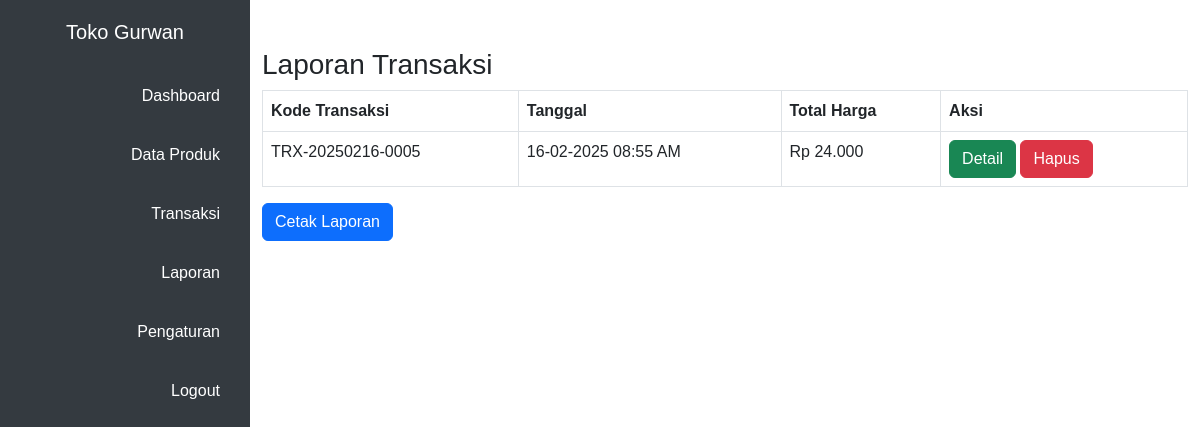
/laporan.php, run on an earlier commit of the app's database.
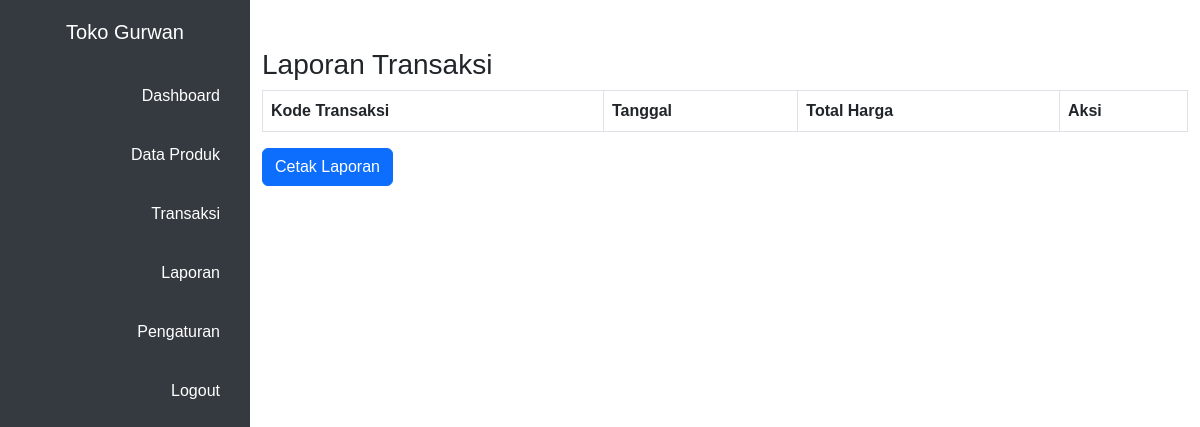
And on a later commit of the database.
### tables this page shows
CREATE TABLE `transaksi` (
  `id` int(11) NOT NULL,
  `kode_transaksi` varchar(20) NOT NULL,
  `nama_pelanggan` varchar(100) NOT NULL,
  `total_harga` int(11) NOT NULL,
  `tanggal` timestamp NOT NULL DEFAULT current_timestamp(),
  `id_pelanggan` int(11) DEFAULT NULL,
  `id_operator` int(11) DEFAULT NULL
);

CREATE TABLE `pengaturan` (
  `id` int(11) NOT NULL,
  `nama_toko` varchar(100) NOT NULL,
  `logo` varchar(255) DEFAULT NULL,
  `alamat` text NOT NULL,
  `kontak` varchar(50) NOT NULL
);

### laporan.php (the view, shortened to what this page needs)
<?php
include 'koneksi.php';
$query_transaksi = "SELECT * FROM transaksi ORDER BY tanggal DESC";
$result_transaksi = mysqli_query($koneksi, $query_transaksi);
?>
<!DOCTYPE html>
<html lang="id">
<head>
    <link href="https://cdn.jsdelivr.net/npm/bootstrap@5.3.0-alpha1/dist/css/bootstrap.min.css" rel="stylesheet" />
    <link rel="stylesheet" href="assets/style.css">
</head>
<body>
<?php include 'sidebar.php'; ?>
    <div class="container mt-5">
        <h3>Laporan Transaksi</h3>
        <table class="table table-bordered">
            <thead>
                <tr>
                    <th>Kode Transaksi</th>
                    <th>Tanggal</th>
                    <th>Total Harga</th>
                    <th>Aksi</th>
                </tr>
            </thead>
            <tbody>
                <?php while ($transaksi = mysqli_fetch_assoc($result_transaksi)): ?>
                    <tr>
                        <td><?= $transaksi['kode_transaksi']; ?></td>
                        <td><?= date('d-m-Y h:i A', strtotime($transaksi['tanggal'])); ?></td>
                        <td>Rp <?= number_format($transaksi['total_harga'], 0, ',', '.'); ?></td>
                        <td>
                            <a href="detail_transaksi.php?id=<?= $transaksi['id']; ?>" class="btn btn-success">Detail</a>
                            <a href="?hapus=<?= $transaksi['id']; ?>" class="btn btn-danger" onclick="return confirm('Yakin ingin menghapus transaksi ini?')">Hapus</a>
                        </td>
                    </tr>
                <?php endwhile; ?>
            </tbody>
        </table>
        <div class="d-flex justify-content-start mt-3">
            <form method="POST" action="cetak_laporan.php" target="_blank">
                <button type="submit" name="cetak" class="btn btn-primary me-2">Cetak Laporan</button>
            </form>
        </div>
    </div>
</body>
</html>

### sidebar.php
<?php
require 'koneksi.php';
$nama_toko = 'Toko Gurwan';
$result = mysqli_query($koneksi, "SELECT nama_toko FROM pengaturan WHERE id=1 LIMIT 1");
if ($result && $row = mysqli_fetch_assoc($result)) {
    $nama_toko = $row['nama_toko'];
}
?>
<div class="sidebar" style="position: fixed; left: 0; top: 0;">
    <h2><?php echo htmlspecialchars($nama_toko); ?></h2>
    <ul style="text-align: right;">
        <li><a href="dashboard.php">Dashboard</a></li>
        <li><a href="data_produk.php">Data Produk</a></li>
        <li><a href="transaksi.php">Transaksi</a></li>
        <li><a href="laporan.php">Laporan</a></li>
        <li><a href="pengaturan.php">Pengaturan</a></li>
        <li><a href="logout.php">Logout</a></li>
    </ul>
</div>

What changed in the data, as far as the page shows it:
removed transaksi: kode_transaksi "TRX-20250216-0005", tanggal "16-02-2025 08:55 AM", total_harga "24.000"
added pengaturan: nama_toko "Toko Gurwan"
Also different on the page:
$nama_toko: "Toko Gurwan" → (not shown)
